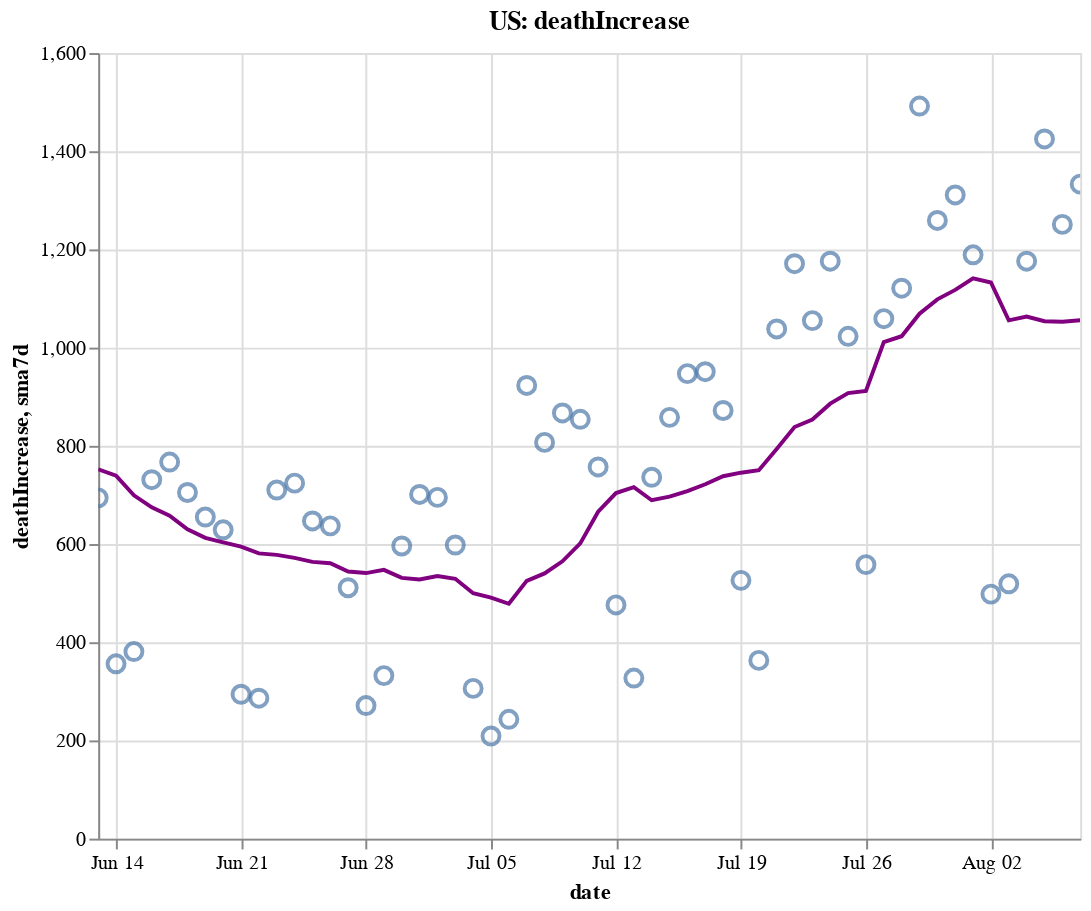

The notebook cell saved with this chart:
### Code cell
create_plot(us, 'deathIncrease')

### Figure 1 — Vega-Lite specification as saved in the notebook (floating-point values rounded to 4 significant figures)
{"config": {"view": {"continuousWidth": 400, "continuousHeight": 300}}, "layer": [{"layer": [{"mark": {"type": "point", "size": 75}, "encoding": {"tooltip": [{"type": "temporal", "field": "date"}, {"type": "quantitative", "field": "deathIncrease"}, {"type": "quantitative", "field": "sma7d"}], "x": {"type": "temporal", "field": "date"}, "y": {"type": "quantitative", "field": "deathIncrease"}}, "selection": {"selector006": {"type": "interval", "bind": "scales", "encodings": ["x", "y"]}}}, {"mark": {"type": "line", "color": "purple"}, "encoding": {"x": {"type": "temporal", "field": "date"}, "y": {"type": "quantitative", "field": "sma7d"}}}]}, {"mark": {"type": "rule", "color": "#aaa"}, "encoding": {"x": {"type": "temporal", "field": "date"}}, "transform": [{"filter": {"selection": "selector005"}}]}, {"mark": "circle", "encoding": {"opacity": {"condition": {"value": 1, "selection": "selector005"}, "value": 0}, "tooltip": [{"type": "temporal", "field": "date"}, {"type": "quantitative", "field": "deathIncrease"}, {"type": "quantitative", "field": "sma7d"}], "x": {"type": "temporal", "field": "date"}, "y": {"type": "quantitative", "field": "deathIncrease"}}, "selection": {"selector005": {"type": "single", "encodings": ["x"], "on": "mouseover", "nearest": true, "empty": "none"}}}, {"mark": {"type": "text", "align": "left", "dx": 5, "dy": -5, "stroke": "white", "strokeWidth": 2}, "encoding": {"text": {"type": "quantitative", "field": "deathIncrease"}, "tooltip": [{"type": "temporal", "field": "date"}, {"type": "quantitative", "field": "deathIncrease"}, {"type": "quantitative", "field": "sma7d"}], "x": {"type": "temporal", "field": "date"}, "y": {"type": "quantitative", "field": "deathIncrease"}}, "transform": [{"filter": {"selection": "selector005"}}]}, {"mark": {"type": "text", "align": "left", "dx": 5, "dy": -5}, "encoding": {"text": {"type": "quantitative", "field": "deathIncrease"}, "tooltip": [{"type": "temporal", "field": "date"}, {"type": "quantitative", "field": "deathIncrease"}, {"type": "quantitative", "field": "sma7d"}], "x": {"type": "temporal", "field": "date"}, "y": {"type": "quantitative", "field": "deathIncrease"}}, "transform": [{"filter": {"selection": "selector005"}}]}], "data": {"name": "data-ef5779b589d3096f37ae18437f791173"}, "height": 400, "title": "US: deathIncrease", "width": 500, "$schema": "https://vega.github.io/schema/vega-lite/v4.8.1.json", "datasets": {"data-ef5779b589d3096f37ae18437f791173": [{"date": "2020-06-13T00:00:00", "totalTestResultsIncrease": 496400.0, "positiveIncrease": 25340.0, "death": 110900.0, "deathIncrease": 694.0, "positiveRate": 0.051, "state": "US", "sma7d": 752.3}, {"date": "2020-06-14T00:00:00", "totalTestResultsIncrease": 485200.0, "positiveIncrease": 21370.0, "death": 111300.0, "deathIncrease": 356.0, "positiveRate": 0.044, "state": "US", "sma7d": 739.3}, {"date": "2020-06-15T00:00:00", "totalTestResultsIncrease": 432800.0, "positiveIncrease": 18510.0, "death": 111700.0, "deathIncrease": 381.0, "positiveRate": 0.043, "state": "US", "sma7d": 699.3}, {"date": "2020-06-16T00:00:00", "totalTestResultsIncrease": 464500.0, "positiveIncrease": 23440.0, "death": 112400.0, "deathIncrease": 731.0, "positiveRate": 0.05, "state": "US", "sma7d": 674.9}, {"date": "2020-06-17T00:00:00", "totalTestResultsIncrease": 485300.0, "positiveIncrease": 23870.0, "death": 113100.0, "deathIncrease": 767.0, "positiveRate": 0.049, "state": "US", "sma7d": 657.7}, {"date": "2020-06-18T00:00:00", "totalTestResultsIncrease": 516200.0, "positiveIncrease": 27530.0, "death": 113900.0, "deathIncrease": 705.0, "positiveRate": 0.053, "state": "US", "sma7d": 630.0}, {"date": "2020-06-19T00:00:00", "totalTestResultsIncrease": 574000.0, "positiveIncrease": 31050.0, "death": 114500.0, "deathIncrease": 655.0, "positiveRate": 0.054, "state": "US", "sma7d": 612.7}, {"date": "2020-06-20T00:00:00", "totalTestResultsIncrease": 559200.0, "positiveIncrease": 31990.0, "death": 115100.0, "deathIncrease": 629.0, "positiveRate": 0.057, "state": "US", "sma7d": 603.4}, {"date": "2020-06-21T00:00:00", "totalTestResultsIncrease": 511100.0, "positiveIncrease": 27280.0, "death": 115400.0, "deathIncrease": 294.0, "positiveRate": 0.053, "state": "US", "sma7d": 594.6}, {"date": "2020-06-22T00:00:00", "totalTestResultsIncrease": 466600.0, "positiveIncrease": 27020.0, "death": 115700.0, "deathIncrease": 286.0, "positiveRate": 0.058, "state": "US", "sma7d": 581.0}, {"date": "2020-06-23T00:00:00", "totalTestResultsIncrease": 491700.0, "positiveIncrease": 33020.0, "death": 116400.0, "deathIncrease": 710.0, "positiveRate": 0.067, "state": "US", "sma7d": 578.0}, {"date": "2020-06-24T00:00:00", "totalTestResultsIncrease": 519200.0, "positiveIncrease": 38680.0, "death": 117200.0, "deathIncrease": 724.0, "positiveRate": 0.075, "state": "US", "sma7d": 571.9}, {"date": "2020-06-25T00:00:00", "totalTestResultsIncrease": 637100.0, "positiveIncrease": 39070.0, "death": 117800.0, "deathIncrease": 647.0, "positiveRate": 0.061, "state": "US", "sma7d": 563.6}, {"date": "2020-06-26T00:00:00", "totalTestResultsIncrease": 606700.0, "positiveIncrease": 44420.0, "death": 118400.0, "deathIncrease": 637.0, "positiveRate": 0.073, "state": "US", "sma7d": 561.0}, {"date": "2020-06-27T00:00:00", "totalTestResultsIncrease": 599400.0, "positiveIncrease": 43780.0, "death": 118900.0, "deathIncrease": 511.0, "positiveRate": 0.073, "state": "US", "sma7d": 544.1}, {"date": "2020-06-28T00:00:00", "totalTestResultsIncrease": 583900.0, "positiveIncrease": 41860.0, "death": 119200.0, "deathIncrease": 271.0, "positiveRate": 0.072, "state": "US", "sma7d": 540.9}, {"date": "2020-06-29T00:00:00", "totalTestResultsIncrease": 646800.0, "positiveIncrease": 39180.0, "death": 119600.0, "deathIncrease": 332.0, "positiveRate": 0.061, "state": "US", "sma7d": 547.4}, {"date": "2020-06-30T00:00:00", "totalTestResultsIncrease": 624100.0, "positiveIncrease": 47460.0, "death": 120100.0, "deathIncrease": 596.0, "positiveRate": 0.076, "state": "US", "sma7d": 531.1}, {"date": "2020-07-01T00:00:00", "totalTestResultsIncrease": 633300.0, "positiveIncrease": 50670.0, "death": 120800.0, "deathIncrease": 701.0, "positiveRate": 0.08, "state": "US", "sma7d": 527.9}, {"date": "2020-07-02T00:00:00", "totalTestResultsIncrease": 662300.0, "positiveIncrease": 53830.0, "death": 121500.0, "deathIncrease": 695.0, "positiveRate": 0.081, "state": "US", "sma7d": 534.7}, {"date": "2020-07-03T00:00:00", "totalTestResultsIncrease": 710900.0, "positiveIncrease": 54220.0, "death": 122100.0, "deathIncrease": 598.0, "positiveRate": 0.076, "state": "US", "sma7d": 529.1}, {"date": "2020-07-04T00:00:00", "totalTestResultsIncrease": 642200.0, "positiveIncrease": 54730.0, "death": 122400.0, "deathIncrease": 306.0, "positiveRate": 0.085, "state": "US", "sma7d": 499.9}, {"date": "2020-07-05T00:00:00", "totalTestResultsIncrease": 681400.0, "positiveIncrease": 45790.0, "death": 122700.0, "deathIncrease": 209.0, "positiveRate": 0.067, "state": "US", "sma7d": 491.0}, {"date": "2020-07-06T00:00:00", "totalTestResultsIncrease": 501200.0, "positiveIncrease": 41600.0, "death": 122900.0, "deathIncrease": 243.0, "positiveRate": 0.083, "state": "US", "sma7d": 478.3}, {"date": "2020-07-07T00:00:00", "totalTestResultsIncrease": 634800.0, "positiveIncrease": 51770.0, "death": 123800.0, "deathIncrease": 923.0, "positiveRate": 0.082, "state": "US", "sma7d": 525.0}, {"date": "2020-07-08T00:00:00", "totalTestResultsIncrease": 629100.0, "positiveIncrease": 62150.0, "death": 124600.0, "deathIncrease": 807.0, "positiveRate": 0.099, "state": "US", "sma7d": 540.1}, {"date": "2020-07-09T00:00:00", "totalTestResultsIncrease": 703000.0, "positiveIncrease": 58840.0, "death": 125500.0, "deathIncrease": 867.0, "positiveRate": 0.084, "state": "US", "sma7d": 564.7}, {"date": "2020-07-10T00:00:00", "totalTestResultsIncrease": 810800.0, "positiveIncrease": 66640.0, "death": 126300.0, "deathIncrease": 854.0, "positiveRate": 0.082, "state": "US", "sma7d": 601.3}, {"date": "2020-07-11T00:00:00", "totalTestResultsIncrease": 698400.0, "positiveIncrease": 63010.0, "death": 127100.0, "deathIncrease": 757.0, "positiveRate": 0.09, "state": "US", "sma7d": 665.7}, {"date": "2020-07-12T00:00:00", "totalTestResultsIncrease": 758300.0, "positiveIncrease": 60980.0, "death": 127600.0, "deathIncrease": 476.0, "positiveRate": 0.08, "state": "US", "sma7d": 703.9}, {"date": "2020-07-13T00:00:00", "totalTestResultsIncrease": 693600.0, "positiveIncrease": 58460.0, "death": 127900.0, "deathIncrease": 327.0, "positiveRate": 0.084, "state": "US", "sma7d": 715.9}, {"date": "2020-07-14T00:00:00", "totalTestResultsIncrease": 770000.0, "positiveIncrease": 62880.0, "death": 128600.0, "deathIncrease": 736.0, "positiveRate": 0.082, "state": "US", "sma7d": 689.1}, {"date": "2020-07-15T00:00:00", "totalTestResultsIncrease": 762000.0, "positiveIncrease": 65380.0, "death": 129500.0, "deathIncrease": 858.0, "positiveRate": 0.086, "state": "US", "sma7d": 696.4}, {"date": "2020-07-16T00:00:00", "totalTestResultsIncrease": 827600.0, "positiveIncrease": 70950.0, "death": 130400.0, "deathIncrease": 947.0, "positiveRate": 0.086, "state": "US", "sma7d": 707.9}, {"date": "2020-07-17T00:00:00", "totalTestResultsIncrease": 837400.0, "positiveIncrease": 77230.0, "death": 131400.0, "deathIncrease": 951.0, "positiveRate": 0.092, "state": "US", "sma7d": 721.7}, {"date": "2020-07-18T00:00:00", "totalTestResultsIncrease": 761600.0, "positiveIncrease": 65180.0, "death": 132300.0, "deathIncrease": 872.0, "positiveRate": 0.086, "state": "US", "sma7d": 738.1}, {"date": "2020-07-19T00:00:00", "totalTestResultsIncrease": 798500.0, "positiveIncrease": 64880.0, "death": 132800.0, "deathIncrease": 526.0, "positiveRate": 0.081, "state": "US", "sma7d": 745.3}, {"date": "2020-07-20T00:00:00", "totalTestResultsIncrease": 711000.0, "positiveIncrease": 56970.0, "death": 133200.0, "deathIncrease": 363.0, "positiveRate": 0.08, "state": "US", "sma7d": 750.4}, {"date": "2020-07-21T00:00:00", "totalTestResultsIncrease": 750200.0, "positiveIncrease": 63640.0, "death": 134200.0, "deathIncrease": 1038.0, "positiveRate": 0.085, "state": "US", "sma7d": 793.6}, {"date": "2020-07-22T00:00:00", "totalTestResultsIncrease": 795500.0, "positiveIncrease": 69150.0, "death": 135400.0, "deathIncrease": 1171.0, "positiveRate": 0.087, "state": "US", "sma7d": 838.3}, {"date": "2020-07-23T00:00:00", "totalTestResultsIncrease": 840600.0, "positiveIncrease": 71350.0, "death": 136400.0, "deathIncrease": 1055.0, "positiveRate": 0.085, "state": "US", "sma7d": 853.7}, {"date": "2020-07-24T00:00:00", "totalTestResultsIncrease": 926900.0, "positiveIncrease": 75200.0, "death": 137600.0, "deathIncrease": 1176.0, "positiveRate": 0.081, "state": "US", "sma7d": 885.9}, {"date": "2020-07-25T00:00:00", "totalTestResultsIncrease": 784400.0, "positiveIncrease": 65080.0, "death": 138600.0, "deathIncrease": 1023.0, "positiveRate": 0.083, "state": "US", "sma7d": 907.4}, {"date": "2020-07-26T00:00:00", "totalTestResultsIncrease": 855800.0, "positiveIncrease": 61710.0, "death": 139200.0, "deathIncrease": 558.0, "positiveRate": 0.072, "state": "US", "sma7d": 912.0}, {"date": "2020-07-27T00:00:00", "totalTestResultsIncrease": 760800.0, "positiveIncrease": 55130.0, "death": 140200.0, "deathIncrease": 1059.0, "positiveRate": 0.072, "state": "US", "sma7d": 1011.0}, {"date": "2020-07-28T00:00:00", "totalTestResultsIncrease": 735500.0, "positiveIncrease": 56230.0, "death": 141400.0, "deathIncrease": 1121.0, "positiveRate": 0.076, "state": "US", "sma7d": 1023.0}, {"date": "2020-07-29T00:00:00", "totalTestResultsIncrease": 853300.0, "positiveIncrease": 66970.0, "death": 142900.0, "deathIncrease": 1492.0, "positiveRate": 0.078, "state": "US", "sma7d": 1069.0}, {"date": "2020-07-30T00:00:00", "totalTestResultsIncrease": 805900.0, "positiveIncrease": 69470.0, "death": 144100.0, "deathIncrease": 1259.0, "positiveRate": 0.086, "state": "US", "sma7d": 1098.0}, {"date": "2020-07-31T00:00:00", "totalTestResultsIncrease": 726000.0, "positiveIncrease": 67760.0, "death": 145400.0, "deathIncrease": 1311.0, "positiveRate": 0.093, "state": "US", "sma7d": 1118.0}, {"date": "2020-08-01T00:00:00", "totalTestResultsIncrease": 726000.0, "positiveIncrease": 60690.0, "death": 146600.0, "deathIncrease": 1189.0, "positiveRate": 0.084, "state": "US", "sma7d": 1141.0}, {"date": "2020-08-02T00:00:00", "totalTestResultsIncrease": 713200.0, "positiveIncrease": 48270.0, "death": 147100.0, "deathIncrease": 498.0, "positiveRate": 0.068, "state": "US", "sma7d": 1133.0}, {"date": "2020-08-03T00:00:00", "totalTestResultsIncrease": 731700.0, "positiveIncrease": 49560.0, "death": 147600.0, "deathIncrease": 519.0, "positiveRate": 0.068, "state": "US", "sma7d": 1056.0}, {"date": "2020-08-04T00:00:00", "totalTestResultsIncrease": 695600.0, "positiveIncrease": 51570.0, "death": 148800.0, "deathIncrease": 1176.0, "positiveRate": 0.074, "state": "US", "sma7d": 1063.0}, {"date": "2020-08-05T00:00:00", "totalTestResultsIncrease": 681500.0, "positiveIncrease": 52260.0, "death": 150200.0, "deathIncrease": 1425.0, "positiveRate": 0.077, "state": "US", "sma7d": 1054.0}, {"date": "2020-08-06T00:00:00", "totalTestResultsIncrease": 731700.0, "positiveIncrease": 54180.0, "death": 151500.0, "deathIncrease": 1251.0, "positiveRate": 0.074, "state": "US", "sma7d": 1053.0}, {"date": "2020-08-07T00:00:00", "totalTestResultsIncrease": 755600.0, "positiveIncrease": 61460.0, "death": 152800.0, "deathIncrease": 1333.0, "positiveRate": 0.081, "state": "US", "sma7d": 1056.0}]}}
